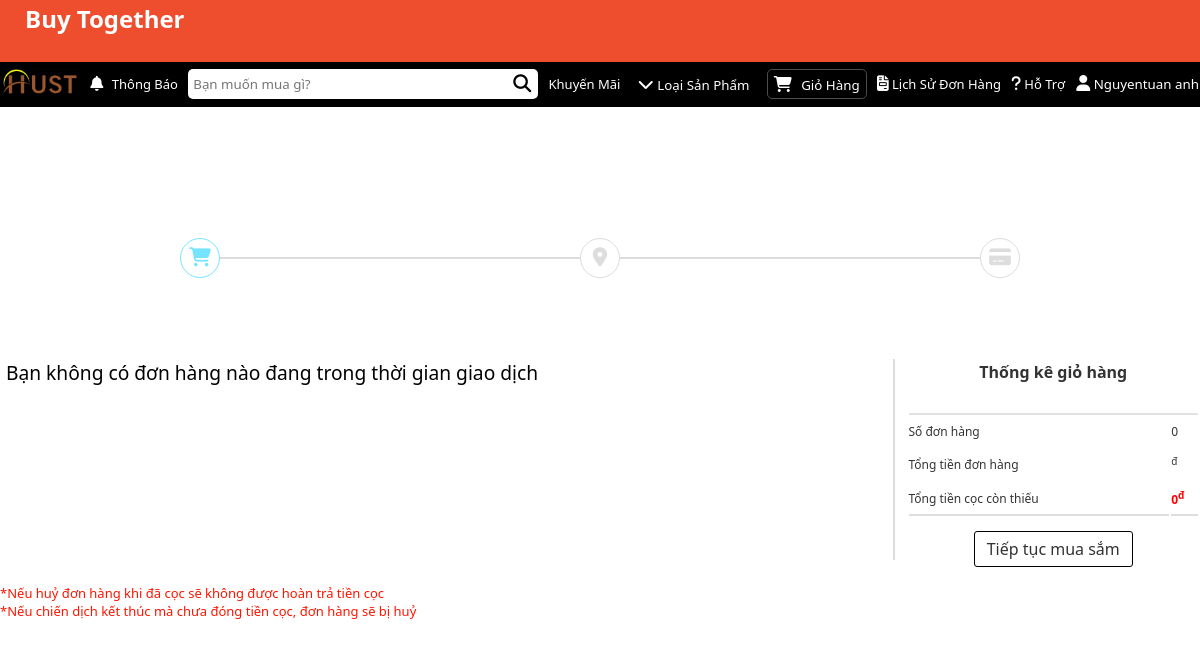
/cart.php?user_id=24, run on an earlier commit of the app's database.
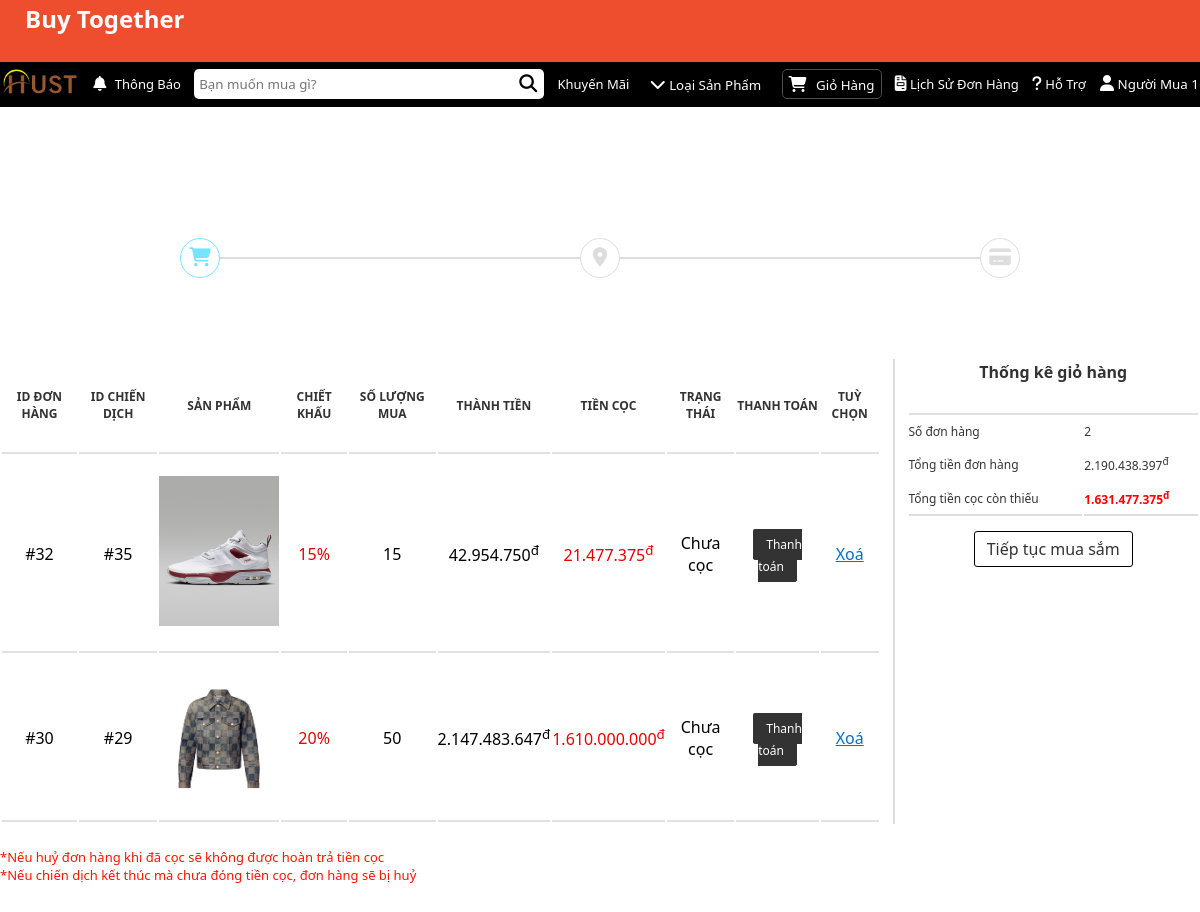
And on a later commit of the database.
### tables this page shows
CREATE TABLE `user` (
  `user_id` int(11) NOT NULL,
  `user_name` varchar(255) NOT NULL,
  `user_phone` varchar(10) NOT NULL,
  `user_dob` date NOT NULL,
  `user_type` int(11) NOT NULL,
  `user_email` varchar(255) NOT NULL,
  `user_address` varchar(255) NOT NULL,
  `user_password` varchar(255) NOT NULL
);

CREATE TABLE `order_tbl` (
  `order_id` int(11) NOT NULL,
  `user_id` int(11) NOT NULL,
  `campaign_id` int(11) NOT NULL,
  `quantity` int(11) NOT NULL,
  `price_discount` int(50) NOT NULL,
  `down_payment` int(50) NOT NULL,
  `order_condition` int(11) NOT NULL
);

CREATE TABLE `product` (
  `product_id` int(11) NOT NULL,
  `brand_id` int(11) NOT NULL,
  `user_id` int(11) NOT NULL,
  `product_name` varchar(255) NOT NULL,
  `product_price` int(25) NOT NULL,
  `product_sale_price` int(25) NOT NULL,
  `product_description` varchar(5000) NOT NULL,
  `product_main_image` varchar(255) NOT NULL,
  `product_priority` int(11) NOT NULL
);

CREATE TABLE `discount` (
  `discount_id` int(11) NOT NULL,
  `user_id` int(11) NOT NULL,
  `product_id` int(11) NOT NULL,
  `discount_point` int(9) NOT NULL,
  `discount_value` float NOT NULL
);

### admin/class/database.php (called while the page is built, shortened)
<?php
Class Database{
    public $host    = DB_HOST;
    public $user    = DB_USER;
    public $pass    = DB_PASS;
    public $dbname  = DB_NAME;
    public $link;
    private function connectDB(){
        $this->link = new mysqli($this->host, $this->user, $this->pass,
        $this->dbname);
    }
    public function select($query){
        $result = $this->link->query($query) or
        die($this->link->error.__LINE__);
        if($result->num_rows > 0){
            return $result;
        } else {
            return false;
        }
    }
}

### admin/class/user_class.php (called while the page is built, shortened)
<?php
include_once "database.php";
class user{
    private $db;
    public function __construct(){
        $this -> db = new Database();
    }
    public function get_user($user_id){
        $query = "SELECT * FROM user WHERE user_id = '$user_id'";
        $result = $this -> db -> select($query);
        return $result;
    }
}
?>

### admin/class/order_class.php (called while the page is built, shortened)
<?php
include_once "database.php";
include_once "campaign_class.php";
class order{
    private $db;
    public function __construct(){
        $this -> db = new Database();
    }
    public function get_order_buyer($buyer_id){
        $query = "SELECT * FROM order_tbl WHERE user_id = $buyer_id AND order_condition IN (0,1) ORDER BY order_condition DESC, order_id DESC ";
        $result = $this -> db -> select($query);
        if($result == false){
            return false;
        }else{
            return $result;
        }
    }
    public function count($buyer_id){
        $query = "SELECT COUNT(*) as total FROM order_tbl WHERE user_id = $buyer_id AND order_condition IN (0,1)";
        $result = $this -> db -> select($query);
        return $result;
    }
    public function sum_buyer_price_discount($buyer_id){
        $query = "SELECT SUM(price_discount) as total_price FROM order_tbl WHERE user_id = $buyer_id AND order_condition IN (0,1)";
        $result = $this -> db -> select($query);
        return $result;
    }
    public function sum_buyer_down_payment($buyer_id){
        $query = "SELECT * FROM order_tbl WHERE user_id = $buyer_id AND order_condition = 0";
        $check = $this -> db -> select($query);
        if($check == false){
            return false;
        }else{
            $query = "SELECT SUM(down_payment) as total_payment FROM order_tbl WHERE user_id = $buyer_id AND order_condition = 0";
            $result = $this -> db -> select($query);
            return $result;
        }
    }
}
?>

### admin/helpers/format.php (called while the page is built, shortened)
<?php
class Format{
    public function format_currency($n=0){
        $n = (string)$n;
        $n = strrev($n);
        $res = '';
        for($i=0; $i<strlen($n); $i++){
            if($i%3==0 && $i!=0){
                $res.='.';
            }
            $res.=$n[$i];
        }
        $res = strrev($res);
        return $res;
    }
}
?>

### admin/class/campaign_class.php (called while the page is built, shortened)
<?php
include_once "database.php";
class campaign{
    private $db;
    public function __construct(){
        $this -> db = new Database();
    }
    public function time_check($campaign_id){
        $query = "SELECT * FROM campaign WHERE campaign_id = $campaign_id";
        $temp = $this -> db -> select($query) -> fetch_assoc();
        $time_start = $temp['time_start'];
        $time_end = $temp['time_end'];
        $time_start = strtotime($time_start);
        $time_end = strtotime($time_end);
        if (time() >= $time_start && time() < $time_end) {
            return true;
        } else if (time() >= $time_end) {
            return false;
        } else {
            return $time_start;
        }
    }
    public function get_campaign($campaign_id){
        $query = "SELECT campaign.*, discount.discount_value FROM campaign INNER JOIN discount
                ON campaign.discount_id = discount.discount_id WHERE campaign_id = $campaign_id
                ORDER BY campaign_id DESC";
        $result = $this -> db -> select($query);
        return $result;
    }
}
?>

### admin/class/product_class.php (called while the page is built, shortened)
<?php
include_once "database.php";
include_once "campaign_class.php";
class product{
    private $db;
    public function __construct(){
        $this -> db = new Database();
    }
    public function show_product_by_id($product_id){
        $query = "SELECT *FROM product WHERE product_id = $product_id ORDER BY product_id DESC LIMIT 1";
        $result = $this -> db -> select($query);
        return $result;
    }
}
?>

### cart.php (the view, shortened to what the changed rows need)
<?php
include_once "navbar.php";
include_once "admin/class/order_class.php";
include_once "admin/class/product_class.php";
include_once "admin/class/campaign_class.php";
include_once "admin/helpers/format.php";
if (!isset($_GET['user_id']) || $_GET['user_id'] == NULL) {
    echo "<script>window.location = 'login.php'</script>";
} else {
    $user_id = $_GET['user_id'];
}
$order = new order;
$campaign = new campaign;
$product = new product;
$fm = new format;
$get_order = $order->get_order_buyer($user_id);
$count = $order->count($user_id)->fetch_assoc();
$sum_price = $order->sum_buyer_price_discount($user_id)->fetch_assoc();
$sum_down_payment = $order->sum_buyer_down_payment($user_id);
if ($sum_down_payment != false) {
    $sum_down_payment = $sum_down_payment->fetch_assoc();
    $sum_down_payment = $sum_down_payment['total_payment'];
} else {
    $sum_down_payment = 0;
}
?>
<section class="cart">
    <div class="container ">
        <div class="cart-content row">
            <div class="cart-content-left">
                <span class="container" style="font-size: 1.2rem;">
                    <?php
                    if ($get_order == false) {
                        echo "Bạn không có đơn hàng nào đang trong thời gian giao dịch";
                    } else {
                    ?>
                </span>
                <table>
                    <tr>
                        <th>Id đơn hàng</th>
                        <th>Id chiến dịch</th>
                        <th>Sản phẩm</th>
                        <th>Chiết khấu</th>
                        <th>Số lượng mua</th>
                        <th>Thành tiền</th>
                        <th>Tiền cọc</th>
                        <th>Trạng thái</th>
                        <th>Thanh toán</th>
                        <th>Tuỳ chọn</th>
                    </tr>
                    <?php
                        if ($get_order && $get_order != false) {
                            while ($temp = $get_order->fetch_assoc()) {
                                $campaign_id = $temp['campaign_id'];
                                $get_campaign = $campaign->get_campaign($campaign_id)->fetch_assoc();
                                $discount_value = $get_campaign['discount_value'];
                                $product_id = $get_campaign['product_id'];
                                $get_product = $product->show_product_by_id($product_id)->fetch_assoc();
                    ?>
                            <tr>
                                <td>#<?php echo $temp['order_id'] ?></td>
                                <td>#<?php echo $campaign_id ?></td>
                                <td><a href="product.php?product_id=<?php echo $product_id ?>&user_id=<?php echo $user_id ?>"><img src="admin/uploads/product/<?php echo $get_product['product_main_image'] ?>"></a></td>
                                <td style="color: #e60000;"><?php echo $discount_value ?>%</td>
                                <td><?php echo $temp['quantity'] ?></td>
                                <td><?php echo $fm->format_currency($temp['price_discount']) ?><sup>đ</sup></td>
                                <td style="color: #e60000;"><?php echo $fm->format_currency($temp['down_payment']) ?><sup>đ</sup></td>
                                <td>
                                    <?php
                                    switch ($temp['order_condition']) {
                                        case "0":
                                            echo "Chưa cọc";
                                            break;
                                    }
                                    ?>
                                </td>
                                <td>
                                    <?php
                                    $time_check = $campaign->time_check($campaign_id);
                                    if (is_bool($time_check) && $time_check == false && $temp['order_condition'] == 0) {
                                        echo "Quá hạn";
                                    } else {
                                        switch ($temp['order_condition']) {
                                            case "0":
                                    ?>
                                                <a class="button" href="delivery.php?order_id=<?php echo $temp['order_id'] ?>&user_id=<?php echo $temp['user_id'] ?>">Thanh toán</a>
                                            <?php
                                                break;
                                            ?>
                                    <?php
                                        }
                                    }
                                    ?>
                                </td>
                                <td><a class="show_link normal_link" href="delete_order.php?order_id=<?php echo $temp['order_id'] ?>&user_id=<?php echo $user_id ?>">Xoá</a></td>
                            </tr>
                    <?php
                            }
                        }
                    ?>
                </table>
            <?php
                    }
            ?>
            </div>
            <div class="cart-content-right">
                <table>
                    <tr>
                        <th colspan="2" style="font-size: 1rem;">Thống kê giỏ hàng</th>
                    </tr>
                    <tr>
                        <td>Số đơn hàng</td>
                        <td><?php echo $count['total'] ?></td>
                    </tr>
                    <tr>
                        <td>Tổng tiền đơn hàng</td>
                        <td><?php echo $fm->format_currency($sum_price['total_price']) ?><sup>đ</sup></td>
                    </tr>
                    <tr>
                        <td>Tổng tiền cọc còn thiếu</td>
                        <td style="color: red; font-weight: 600;"><?php echo $fm->format_currency($sum_down_payment) ?><sup>đ</sup></td>
                    </tr>
                </table>
            </div>
        </div>
    </div>
</section>
</body>

### navbar.php (shortened to what the changed rows need)
<?php
include_once "admin/class/user_class.php";
$user = new user;
if (!isset($_GET['user_id']) || $_GET['user_id'] == NULL) {
    echo "<script>window.location = 'login.php'</script>";
} else {
    $user_id = $_GET['user_id'];
}
$get_user = $user->get_user($user_id);
$temp = $get_user->fetch_assoc();
$user_name = $temp['user_name'];
?>
<!DOCTYPE html>
<html lang="vi">
<head>
    <link rel="stylesheet" href="css/homepage.css">
</head>
<body>
    <main>
        <nav>
            <div class="con3">
                <ul>
                    <li> <button> <i class="fa-solid fa-user"></i> <?php echo $user_name ?></button>
                    </li>
                </ul>
            </div>
        </nav>

What changed in the data, as far as the page shows it:
changed user: user_name "Nguyentuan anh" → "Người Mua 1"
added order_tbl: order_id "32", campaign "35", product.product_main_image (picture), discount.discount_value "15", quantity "15", price_discount "42.954.750", down_payment "21.477.375", order_condition "Chưa cọc"
added order_tbl: order_id "30", campaign "29", product.product_main_image (picture), discount.discount_value "20", quantity "50", price_discount "2.147.483.647", down_payment "1.610.000.000", order_condition "Chưa cọc"
Also different on the page:
$count['total']: "0" → "2"
$fm->format_currency($sum_price['total_price']): (not shown) → "2.190.438.397"
$fm->format_currency($sum_down_payment): "0" → "1.631.477.375"
text no longer shown: "Bạn không có đơn hàng nào đang trong thời gian giao dịch"
text now shown: "ID ĐƠN HÀNG ID CHIẾN DỊCH SẢN PHẨM CHIẾT KHẤU SỐ LƯỢNG MUA THÀNH TIỀN TIỀN CỌC TRẠNG THÁI THANH TOÁN TUỲ CHỌN"
